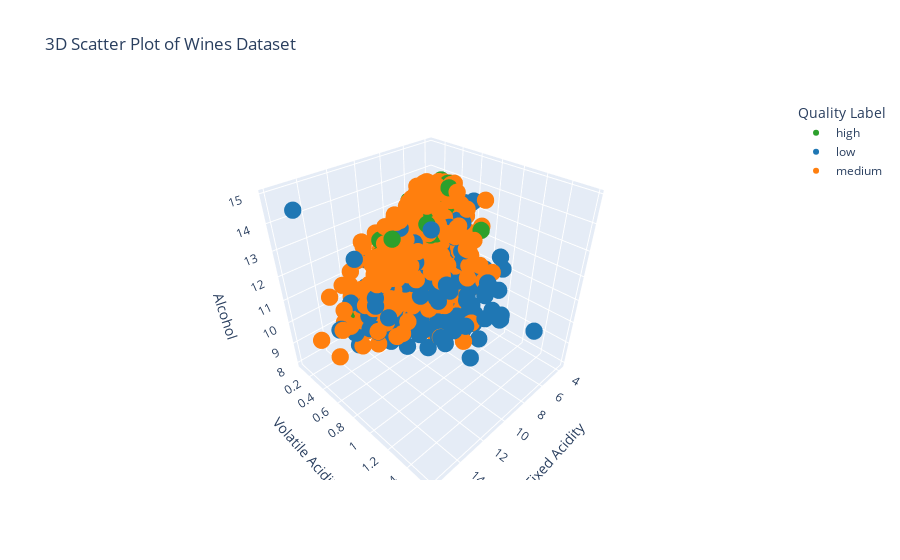

The code cell stored with this chart in its notebook:
### Code cell
# 3D Scatter Plot with Plotly
fig = px.scatter_3d(
    wines,  # Use the correct DataFrame name
    x='fixed acidity',      # X-axis
    y='volatile acidity',   # Y-axis
    z='alcohol',            # Z-axis
    color='quality_label',  # Color by quality_label
    title='3D Scatter Plot of Wines Dataset',
    labels={
        'fixed acidity': 'Fixed Acidity',
        'volatile acidity': 'Volatile Acidity',
        'alcohol': 'Alcohol',
        'quality_label': 'Quality Label'
    },
    color_discrete_map={
        'low': '#1f77b4',    # Blue for low
        'medium': '#ff7f0e', # Orange for medium
        'high': '#2ca02c'    # Green for high
    }
)

# Adjust marker size
fig.update_traces(marker=dict(size=6))

# Show the plot
fig.show()

### Figure 1 — Plotly figure (JSON) as saved in the notebook; plotly's stock layout.template omitted (floating-point values rounded to 4 significant figures; data arrays with more than 128 entries replaced by an {"elided": "..."} marker saying what was removed)
{"data": [{"hovertemplate": "Quality Label=high<br>Fixed Acidity=%{x}<br>Volatile Acidity=%{y}<br>Alcohol=%{z}<extra></extra>", "legendgroup": "high", "marker": {"color": "#2ca02c", "size": 6, "symbol": "circle"}, "mode": "markers", "name": "high", "scene": "scene", "showlegend": true, "type": "scatter3d", "x": {"elided": "198 float values"}, "y": {"elided": "198 float values"}, "z": {"elided": "198 float values"}}, {"hovertemplate": "Quality Label=low<br>Fixed Acidity=%{x}<br>Volatile Acidity=%{y}<br>Alcohol=%{z}<extra></extra>", "legendgroup": "low", "marker": {"color": "#1f77b4", "size": 6, "symbol": "circle"}, "mode": "markers", "name": "low", "scene": "scene", "showlegend": true, "type": "scatter3d", "x": {"elided": "2384 float values"}, "y": {"elided": "2384 float values"}, "z": {"elided": "2384 float values"}}, {"hovertemplate": "Quality Label=medium<br>Fixed Acidity=%{x}<br>Volatile Acidity=%{y}<br>Alcohol=%{z}<extra></extra>", "legendgroup": "medium", "marker": {"color": "#ff7f0e", "size": 6, "symbol": "circle"}, "mode": "markers", "name": "medium", "scene": "scene", "showlegend": true, "type": "scatter3d", "x": {"elided": "3915 float values"}, "y": {"elided": "3915 float values"}, "z": {"elided": "3915 float values"}}], "layout": {"legend": {"title": {"text": "Quality Label"}, "tracegroupgap": 0}, "scene": {"domain": {"x": [0, 1], "y": [0, 1]}, "xaxis": {"title": {"text": "Fixed Acidity"}}, "yaxis": {"title": {"text": "Volatile Acidity"}}, "zaxis": {"title": {"text": "Alcohol"}}}, "title": {"text": "3D Scatter Plot of Wines Dataset"}}}
